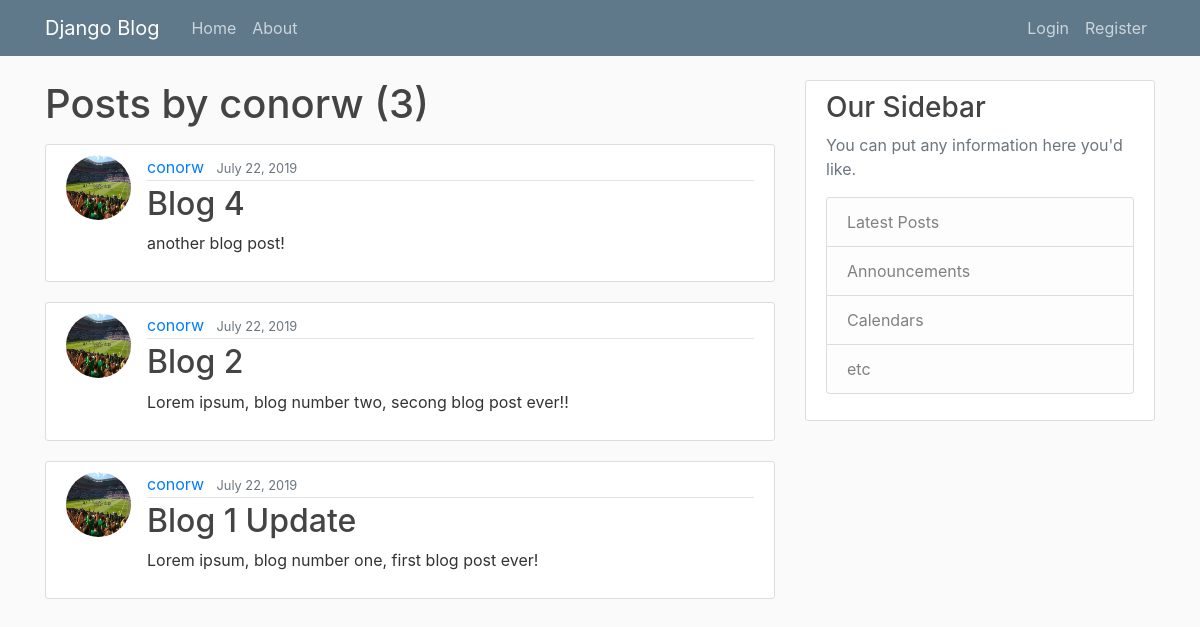
The page /user/conorw on the database as committed earlier.
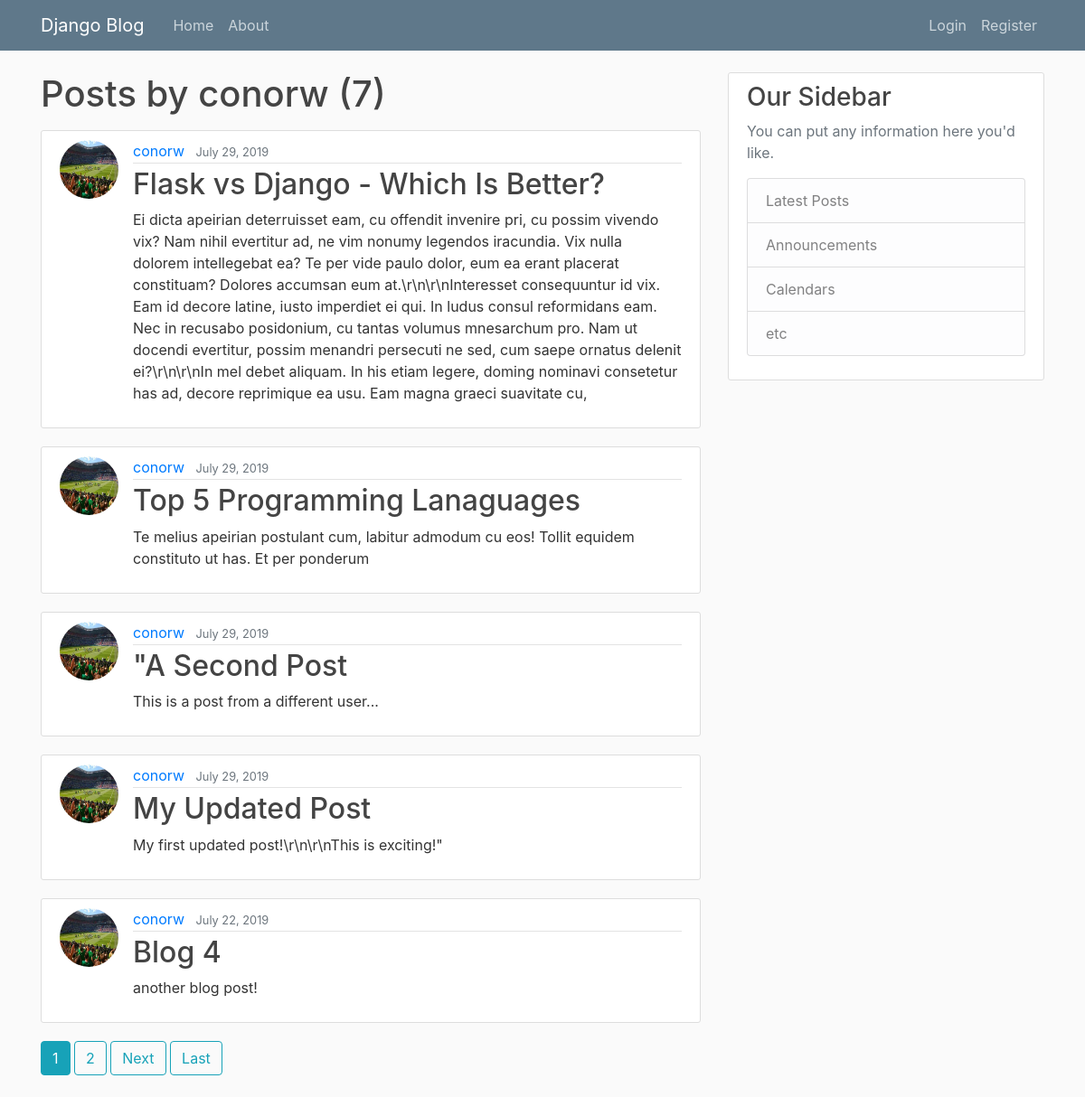
The same page on the database as committed later.
### blog/models.py (models this page shows, shortened)
class Post(models.Model):
    title = models.CharField(max_length = 100)
    content = models.TextField()
    date_posted = models.DateTimeField(default=timezone.now)
    author = models.ForeignKey(User, on_delete=models.CASCADE)

### users/models.py (models this page shows, shortened)
class Profile(models.Model):
    user = models.OneToOneField(User, on_delete = models.CASCADE)
    image = models.ImageField(default = 'default.jpg', upload_to = 'profile_pics')

### blog/views.py (the view)
# urls.py: path('user/<str:username>', UserPostListView.as_view(), name='user-posts'),
class UserPostListView(ListView):
    model = Post
    template_name = 'blog/user_posts.html'
    context_object_name = 'posts'
    paginate_by = 5
    def get_queryset(self):
        user = get_object_or_404(User, username = self.kwargs.get('username'))
        return Post.objects.filter(author=user).order_by('-date_posted')

### blog/templates/blog/user_posts.html (shortened to what this page needs)
{% extends 'blog/base.html' %}
{% block content %}
    <h1 class="mb-3">Posts by {{ view.kwargs.username }} ({{ page_obj.paginator.count }})</h1>
{% for post in posts %}
    <article class="media content-section">
        <img class="rounded-circle article-img" src="{{ post.author.profile.image.url }}" alt="Profile image">
        <div class="media-body">
            <div class="article-metadata">
                <a class="mr-2" href="{% url 'user-posts' post.author.username %}">{{ post.author }}</a>
                <small class="text-muted">{{ post.date_posted|date:"F j, Y" }}</small>
            </div>
            <h2><a class="article-title" href="{% url 'post-detail' post.id %}">{{ post.title }}</a></h2>
            <p class="article-content">{{ post.content }}</p>
        </div>
    </article>
{% endfor %}
{% if is_paginated %}
    {% for num in page_obj.paginator.page_range %}
        {% if page_obj.number == num %}
            <a class="btn btn-info mb-4" href="?page={{ num }}">{{ num }}</a>
        {% elif num > page_obj.number|add:'-3' and num < page_obj.number|add:'3' %}
            <a class="btn btn-outline-info mb-4" href="?page={{ num }}">{{ num }}</a>
        {% endif %}
    {% endfor %}
    {% if page_obj.has_next %}
        <a class="btn btn-outline-info mb-4" href="?page={{ page_obj.next_page_number }}">Next</a>
        <a class="btn btn-outline-info mb-4" href="?page={{ page_obj.paginator.num_pages }}">Last</a>
    {% endif %}
{% endif %}
{% endblock content %}

### blog/templates/blog/base.html (shortened to what this page needs)
{% load static %}
<!DOCTYPE html>
<html lang="en">
<head>
    <link rel="stylesheet" href="https://stackpath.bootstrapcdn.com/bootstrap/4.3.1/css/bootstrap.min.css"
>
    <link rel="stylesheet" href="{% static 'blog/main.css' %}">
</head>
<body>
    <header class="site-header">
        <nav class="navbar navbar-expand-md navbar-dark bg-steel fixed-top">
            <div class="container">
                <a class="navbar-brand mr-4" href="{% url 'blog-home' %}">Django Blog</a>
                <div class="collapse navbar-collapse" id="navbarToggle">
                    <div class="navbar-nav mr-auto">
                        <a class="nav-item nav-link" href="{% url 'blog-home' %}">Home</a>
                        <a class="nav-item nav-link" href="{% url 'blog-about' %}">About</a>
                    </div>
                    <div class="navbar-nav">
                        {% if user.is_authenticated %}
                            <a class="nav-item nav-link" href="{% url 'post-create' %}">New Post</a>
                            <a class="nav-item nav-link" href="{% url 'profile' %}">Profile</a>
                            <a class="nav-item nav-link" href="{% url 'logout' %}">Logout</a>
                        {% else %}
                            <a class="nav-item nav-link" href="{% url 'login' %}">Login</a>
                            <a class="nav-item nav-link" href="{% url 'register' %}">Register</a>
                        {% endif %}
                    </div>
                </div>
            </div>
        </nav>
    </header>
    <main role="main" class="container">
        <div class="row">
            <div class="col-md-8">
                {% block content %}{% endblock %}
            </div>
            <div class="col-md-4">
                <div class="content-section">
                    <h3>Our Sidebar</h3>
                    <p class='text-muted'>You can put any information here you'd like.
                        <ul class="list-group">
                            <li class="list-group-item list-group-item-light">Latest Posts</li>
                            <li class="list-group-item list-group-item-light">Announcements</li>
                            <li class="list-group-item list-group-item-light">Calendars</li>
                            <li class="list-group-item list-group-item-light">etc</li>
                        </ul>
                    </p>
                </div>
            </div>
        </div>
    </main>
</body>
</html>

### blog/static/blog/main.css (style rules this page uses)
body { background: #fafafa; color: #333333; margin-top: 5rem; }
h1, h2, h3, h4, h5, h6 { color: #444444; }
ul { margin: 0; }
.bg-steel { background-color: #5f788a; }
.site-header .navbar-nav .nav-link { color: #cbd5db; }
.content-section { background: #ffffff; padding: 10px 20px; border: 1px solid #dddddd; border-radius: 3px; margin-bottom: 20px; }
.article-title { color: #444444; }
.article-content { white-space: pre-line; }
.article-img { height: 65px; width: 65px; margin-right: 16px; }
.article-metadata { padding-bottom: 1px; margin-bottom: 4px; border-bottom: 1px solid #e3e3e3 }

Rows that differ between the two databases and show on the page:
no longer on this page (row unchanged): Post: author.profile.image (picture), author "conorw", date_posted "July 22, 2019", title "Blog 2", content "Lorem ipsum, blog number two, secong blog post ever!!"
no longer on this page (row unchanged): Post: author.profile.image (picture), author "conorw", date_posted "July 22, 2019", title "Blog 1 Update", content "Lorem ipsum, blog number one, first blog post ever!"
added Post: author.profile.image (picture), author "conorw", date_posted "July 29, 2019", title "Flask vs Django - Which Is Better?", content "Ei dicta apeirian deterruisset eam, cu offendit invenire pri, cu possim vivendo vix? Nam nihil evertitur ad, ne vim nonumy legendos iracundia. Vix nulla dolorem intellegebat ea? Te per vide paulo dolor, eum ea erant placerat constituam? Dolores accumsan eum at.\\r\\n\\r\\nInteresset consequuntur id vix. Eam id decore latine, iusto imperdiet ei qui. In ludus consul reformidans eam. Nec in recusabo posidonium, cu tantas volumus mnesarchum pro. Nam ut docendi evertitur, possim menandri persecuti ne sed, cum saepe ornatus delenit ei?\\r\\n\\r\\nIn mel debet aliquam. In his etiam legere, doming nominavi consetetur has ad, decore reprimique ea usu. Eam magna graeci suavitate cu,"
added Post: author.profile.image (picture), author "conorw", date_posted "July 29, 2019", title "Top 5 Programming Lanaguages", content "Te melius apeirian postulant cum, labitur admodum cu eos! Tollit equidem constituto ut has. Et per ponderum"
added Post: author.profile.image (picture), author "conorw", date_posted "July 29, 2019", title "\"A Second Post", content "This is a post from a different user..."
added Post: author.profile.image (picture), author "conorw", date_posted "July 29, 2019", title "My Updated Post", content "My first updated post!\\r\\n\\r\\nThis is exciting!\""
Other text that changed with them:
{{ page_obj.paginator.count }}: "3" → "7"
new list line: "1"
new list line: "2"
text now shown: "Next Last"
